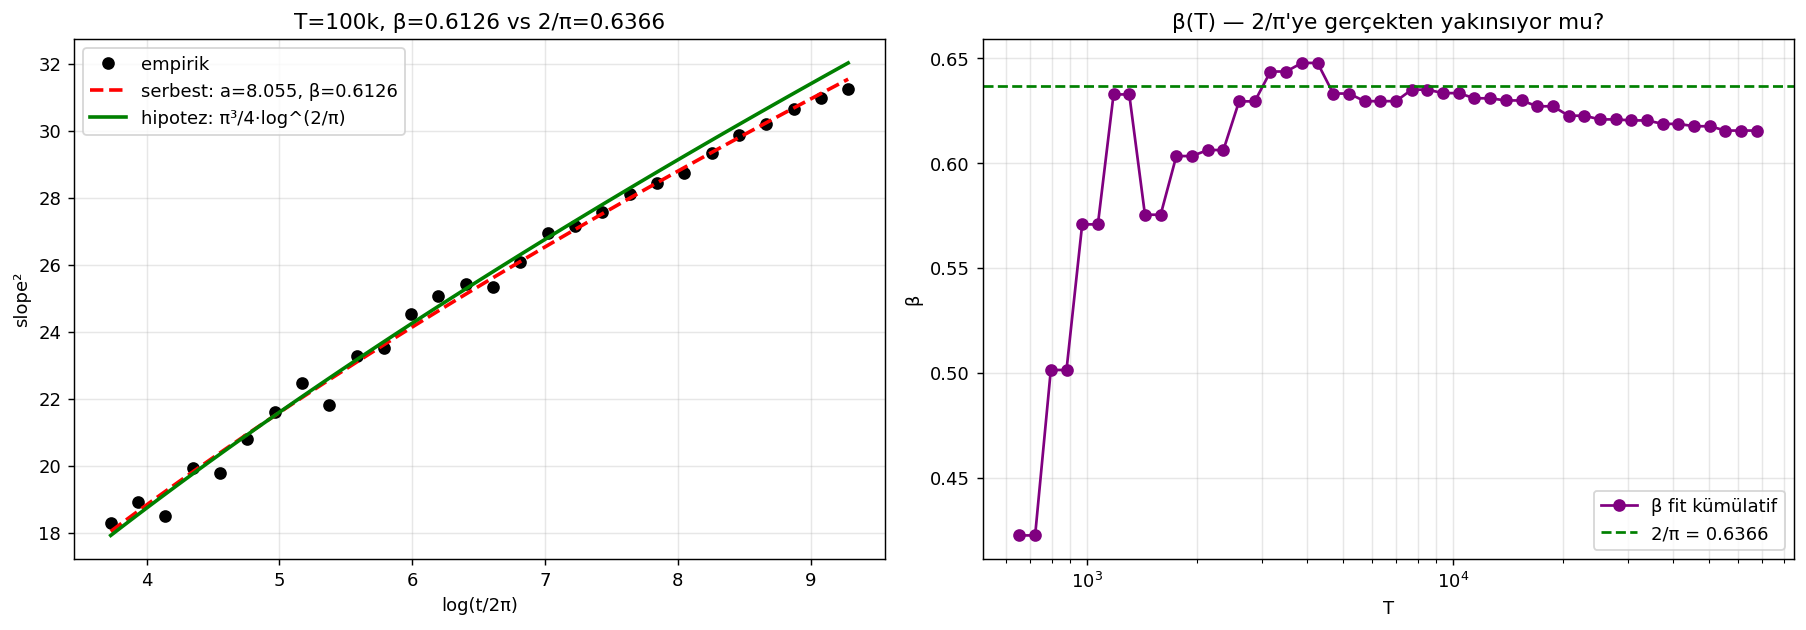

The Python source for this figure:
"""
36 — T = 100000 GECE TESTİ
============================

Hipotez doğrulama: slope² ≈ (π³/4)·log(t/2π)^(2/π)
T=30000'de β=2/π neredeyse tam yapıştı (sapma %0.3).
T=100000 ile çürür mü kalır mı?

Gece çalışsın, sabah cevap.
"""

import numpy as np
import matplotlib.pyplot as plt
from pathlib import Path
import mpmath as mp
from scipy.optimize import minimize_scalar, curve_fit
import time

mp.mp.dps = 10  # düşük precision (hızlı)

ROOT = Path(__file__).resolve().parent.parent
gamma = np.loadtxt(ROOT / "zeros_100k.txt")
print(f"Tüm 100k sıfır kullanılıyor. T_max = {gamma[-1]:.0f}", flush=True)

gamma_w = gamma  # hepsi
print(f"İşlenecek: {len(gamma_w)} sıfır", flush=True)
print(f"Tahmini süre: 2-4 saat", flush=True)

intervals = np.diff(gamma_w)
max_amps = np.zeros(len(intervals))

t_start = time.time()
for n in range(len(intervals)):
    a, b = gamma_w[n] + 0.005, gamma_w[n+1] - 0.005
    res = minimize_scalar(
        lambda t: -abs(float(mp.siegelz(t))),
        bounds=(a, b), method='bounded',
        options={'xatol': 0.05, 'maxiter': 10}
    )
    max_amps[n] = -res.fun
    if (n+1) % 5000 == 0:
        el = time.time() - t_start
        pct = (n+1)/len(intervals)*100
        eta = el/(n+1)*(len(intervals)-n-1)/60
        print(f"  {n+1}/{len(intervals)} ({pct:.1f}%), t≈{gamma_w[n]:.0f}, "
              f"el {el/60:.1f}dk, ETA {eta:.1f}dk", flush=True)

print(f"\nToplam: {(time.time()-t_start)/60:.1f} dakika", flush=True)
np.savez(Path(__file__).parent / "36_T100k.npz",
         intervals=intervals, max_amps=max_amps,
         t_mid=0.5*(gamma_w[:-1]+gamma_w[1:]))
print("Veri kaydedildi: 36_T100k.npz", flush=True)

t_mid = 0.5*(gamma_w[:-1]+gamma_w[1:])
rho = np.log(t_mid/(2*np.pi))/(2*np.pi)
intervals_norm = intervals * rho

# 40 pencere
n_w = 40
edges = np.geomspace(20, gamma_w[-1]+10, n_w+1)
results = []
for i in range(n_w):
    t_lo, t_hi = edges[i], edges[i+1]
    mask = (t_mid >= t_lo) & (t_mid < t_hi)
    if mask.sum() < 30: continue
    slope, _ = np.polyfit(intervals_norm[mask], max_amps[mask], 1)
    t_c = np.exp(0.5*(np.log(t_lo)+np.log(t_hi)))
    results.append((t_c, slope**2, np.log(t_c/(2*np.pi))))

results = np.array(results)
ts, slope_sqs, log_ts = results[:,0], results[:,1], results[:,2]

# β serbest fit
M = lambda x, a, b: a * x**b
p_free, _ = curve_fit(M, log_ts, slope_sqs, p0=[7.7, 0.64])
print(f"\nβ SERBEST: a = {p_free[0]:.5f}, β = {p_free[1]:.5f}", flush=True)
print(f"  2/π    = {2/np.pi:.5f}, sapma β-2/π = {p_free[1]-2/np.pi:+.5f}", flush=True)
print(f"  π³/4   = {np.pi**3/4:.5f}, sapma a-π³/4 = {p_free[0]-np.pi**3/4:+.5f}", flush=True)

# β = 2/π sabit
M_fix = lambda x, a: a * x**(2/np.pi)
p_fix, _ = curve_fit(M_fix, log_ts, slope_sqs, p0=[7.7])
print(f"\nβ = 2/π SABİT: a = {p_fix[0]:.5f}", flush=True)
print(f"  π³/4 sapma: {(p_fix[0]-np.pi**3/4)/(np.pi**3/4)*100:+.3f}%", flush=True)

# Hipotez sıfır-parametre
pred_zero = (np.pi**3/4) * log_ts**(2/np.pi)
rms_zero = np.sqrt(np.mean((slope_sqs - pred_zero)**2))
rms_free = np.sqrt(np.mean((slope_sqs - M(log_ts, *p_free))**2))
print(f"\nHipotez (sıfır parametre): slope² = (π³/4)·log^(2/π)", flush=True)
print(f"  RMS sıfır-param: {rms_zero:.4f}", flush=True)
print(f"  RMS serbest:     {rms_free:.4f}", flush=True)
print(f"  Oran: {rms_zero/rms_free:.4f}", flush=True)

# Kümülatif β trendi
print(f"\n=== KÜMÜLATİF β(T) ===", flush=True)
for T_up in [1000, 5000, 10000, 30000, 50000, 75000, gamma_w[-1]]:
    mask_T = ts < T_up
    if mask_T.sum() < 5: continue
    try:
        p, _ = curve_fit(M, log_ts[mask_T], slope_sqs[mask_T], p0=[7.7, 0.64])
        print(f"  T≤{T_up:>6.0f}: a={p[0]:.4f}, β={p[1]:.4f}, β-2/π={p[1]-2/np.pi:+.4f}", flush=True)
    except: pass

# Plot
fig, axes = plt.subplots(1, 2, figsize=(14, 5))

ax = axes[0]
ax.plot(log_ts, slope_sqs, "ko", ms=6, label="empirik")
xfit = np.linspace(log_ts.min(), log_ts.max(), 100)
ax.plot(xfit, M(xfit, *p_free), "r--", lw=2,
        label=f"serbest: a={p_free[0]:.3f}, β={p_free[1]:.4f}")
ax.plot(xfit, (np.pi**3/4) * xfit**(2/np.pi), "g-", lw=2,
        label="hipotez: π³/4·log^(2/π)")
ax.set_xlabel("log(t/2π)"); ax.set_ylabel("slope²")
ax.set_title(f"T=100k, β={p_free[1]:.4f} vs 2/π={2/np.pi:.4f}")
ax.legend(); ax.grid(alpha=0.3)

ax = axes[1]
T_grid = np.geomspace(200, ts[-1], 60)
beta_kum = []
for T_up in T_grid:
    mask_T = ts < T_up
    if mask_T.sum() < 5: beta_kum.append(np.nan); continue
    try:
        p, _ = curve_fit(M, log_ts[mask_T], slope_sqs[mask_T], p0=[7.7, 0.64])
        beta_kum.append(p[1])
    except: beta_kum.append(np.nan)
ax.semilogx(T_grid, beta_kum, "o-", color="purple", label="β fit kümülatif")
ax.axhline(2/np.pi, color="green", lw=1.5, ls="--", label=f"2/π = {2/np.pi:.4f}")
ax.set_xlabel("T"); ax.set_ylabel("β")
ax.set_title("β(T) — 2/π'ye gerçekten yakınsıyor mu?")
ax.legend(); ax.grid(alpha=0.3, which="both")

plt.tight_layout()
plt.savefig(Path(__file__).parent / "36_T100k.png", dpi=130, bbox_inches="tight")
print(f"\nGörsel kaydedildi: 36_T100k.png", flush=True)
